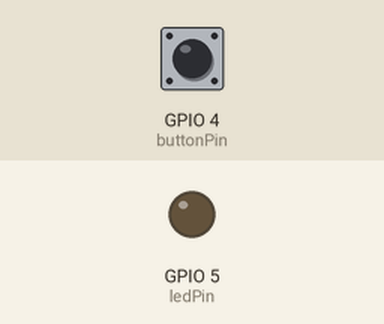
Bench run of a sketch on a simulated ESP8266 (NodeMCU). Parts: output pins drawn as LEDs (lit = HIGH). The test bench sets the inputs (shaded band); at power-on: GPIO 4 (buttonPin) LOW. WiFi joins after 1.5 s; servers stay silent unless stated; what the sketch prints to the serial monitor is not drawn.

Above: at 2.7 s.
2.8 s: GPIO 4 (buttonPin) pulled HIGH for 0.15 s
At 2.9 s:
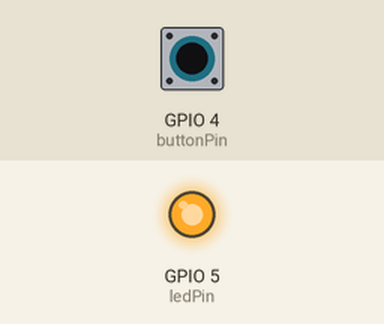
4.5 s: GPIO 4 (buttonPin) pulled HIGH for 3.2 s
At 9.0 s:
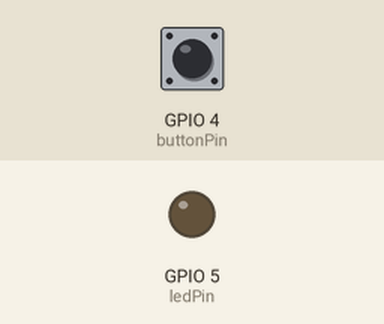
Timing chart, 0 to 10.5 s (numbered marks = the images above; inputs shaded):
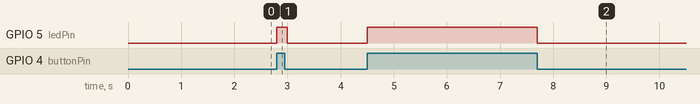

Measured:
- after the input at 2.8 s, GPIO 5 (ledPin): LOW → HIGH at once, → LOW 0.20 s later
- after the input at 4.5 s, GPIO 5 (ledPin): LOW → HIGH at once, → LOW 3.2 s later

The sketch:

arduino-button.ino
```cpp
#include <ESP8266WiFi.h>
WiFiClient client;
// ===================================================
const char* ssid     = "Klaudias iPhone";
const char* password = "19971997";

const char* host = "172.20.10.11";
const int httpPort = 3000;

const int buttonPin = 4;     // pin number of button
const int ledPin = 5;     // pin number of led

// initialize buttonState
int buttonState = 0;

// Holds previous state of button --> off / on
// Helps to prevent "spaming" of button
String previousButtonState = "off";

void setup() {
  // Setup serial monitor to 9600 baud
  Serial.begin(9600);
  delay(10);

  // Start connecting to a WiFi network
  Serial.println();
  Serial.println();
  Serial.print("Connecting to ");
  Serial.println(ssid);

  WiFi.begin(ssid, password); //works!

  while (WiFi.status() != WL_CONNECTED) {
    delay(500);
    Serial.print(".");
  }

  Serial.println("");
  Serial.println("WiFi connected");
  Serial.println("IP address: ");
  Serial.println(WiFi.localIP());

  // initialize the pushbutton pin as an input, ledPin as output
  pinMode(buttonPin, INPUT);
  pinMode(ledPin, OUTPUT);
  Serial.println("Setup comleted");

}

void loop() {
  // Read state of button
  buttonState = digitalRead(buttonPin);

  if (buttonState == HIGH) {
    if(previousButtonState == "off"){
      Serial.println("button pressed");
      digitalWrite(ledPin, HIGH);

      // Use WiFiClient class to connection
      if (!client.connect(host, httpPort)) {
        Serial.println("connection failed");
        return;
      }

      String url = "/playRocky";

      Serial.print("Requesting URL: ");
      Serial.println(url);
      // Send the request to the server
      client.print(String("GET ") + url + " HTTP/1.1\r\n" +
                 "Host: " + host + "\r\n" +
                 "Connection: close\r\n\r\n");
    }
    previousButtonState = "on";
  }

  if (buttonState == LOW){
    digitalWrite(ledPin, LOW);
    previousButtonState = "off";

  }

 }
```
